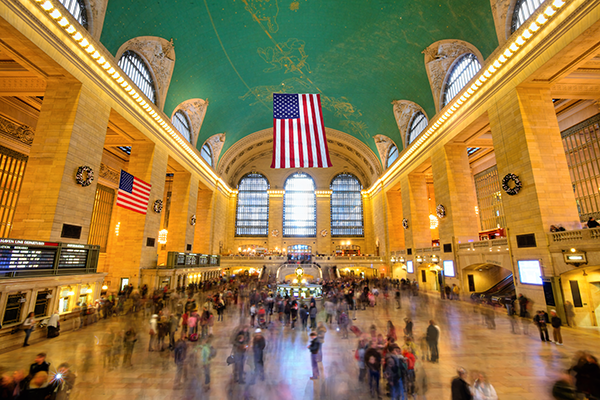
#> input picture Chapter 10/10.10/FAST/grand_central_terminal.png, 600 x 400 px
$ python fast_keypoint_detector.py
#> lines starting #> are read from the running program, lines starting #| are printed output that depends on the picture; after the words box and inside, x2 and y2 are one past the last pixel; in counts of white or black regions, pixels touching at a corner belong together
import numpy as np
import cv2
import imutils

image = cv2.imread('grand_central_terminal.png')
#> image is the input picture: shape (400, 600, 3); mean B, G, R 68.6, 120.6, 149.9
orig = image.copy()
gray = cv2.cvtColor(image, cv2.COLOR_BGR2GRAY)
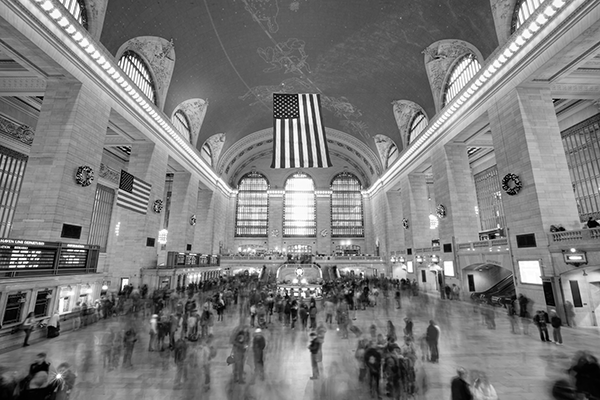
#> gray: shape (400, 600); min 0, max 255, mean 123.5

detector = cv2.FastFeatureDetector_create()
kps = detector.detect(gray)
#> kps = 8626 keypoints; strongest (x, y, size): (294, 119, 7), (8, 247, 7), (278, 120, 7), (36, 266, 7)

print('# of the keypoints: {}'.format(len(kps)))
#| # of the keypoints: 8626

for kp in kps:
    r = int(0.5 * kp.size)
    (x, y) = np.int0(kp.pt)
    cv2.circle(image, (x, y), r, (0, 255, 255), 2)
#> this loop made 8626 passes
#> (kp, x, y) on passes 1 to 3: (keypoint at (4, 3), size 7, 4, 3), (keypoint at (8, 3), size 7, 8, 3), (keypoint at (12, 3), size 7, 12, 3)
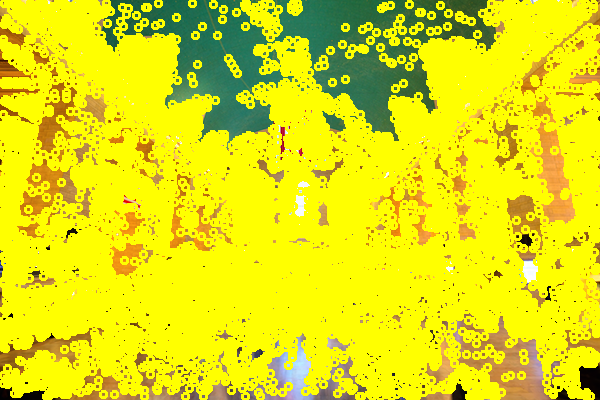
#> image: shape (400, 600, 3); mean B, G, R 16.7, 222.9, 224.2

cv2.imshow('Image', np.hstack([orig, image]))
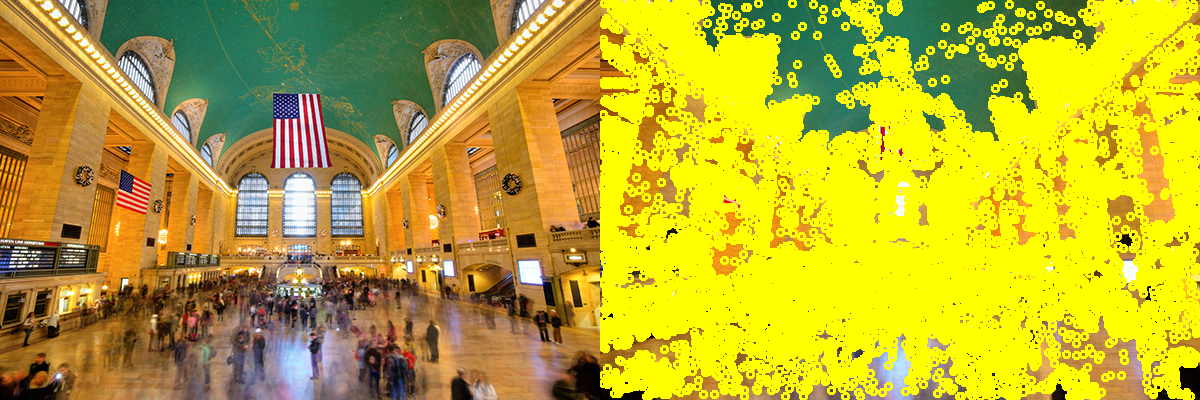
#> window 'Image': shape (400, 1200, 3); mean B, G, R 42.6, 171.8, 187.1
cv2.waitKey(0)
